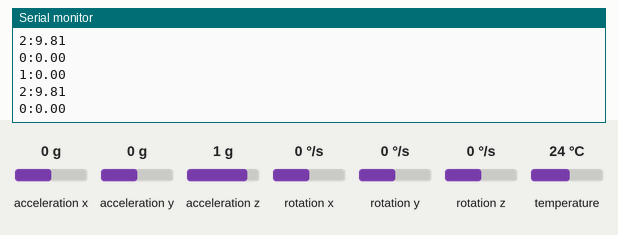
Recording of a sketch running on a simulated Arduino Uno, built with avr-gcc and run on an emulated ATmega328P. Shown: the last lines printed to the serial monitor. The inputs (shaded band) are chosen by the test bench; at power-on: acceleration x 0 g, acceleration z 1 g, acceleration y 0 g, rotation x 0 °/s, rotation y 0 °/s, rotation z 0 °/s, temperature 24 °C.

Above: at 1.3 s.
1.4 s: acceleration x set to -1.4 g
At 1.9 s:
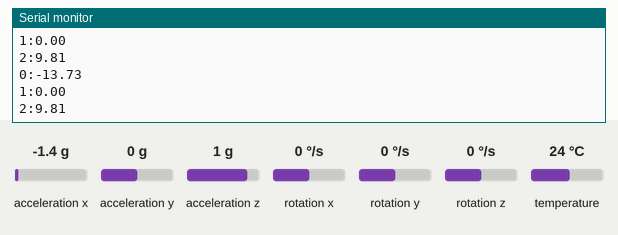
2.9 s: acceleration z set to -0.8 g
At 3.6 s:
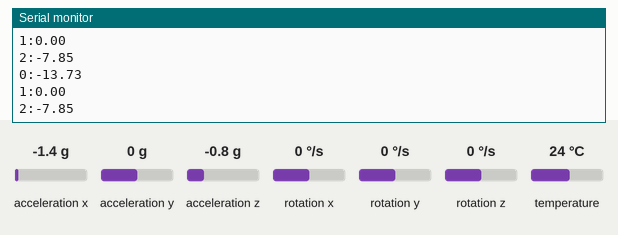
5.9 s: acceleration y set to -1.4 g
At 6.4 s:
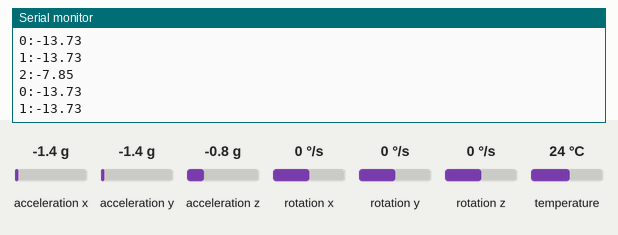
Timing chart, 0 to 8.9 s (numbered marks = the images above; inputs shaded):
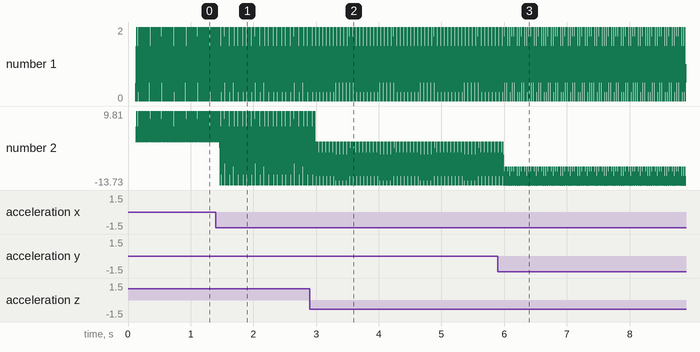

Measured:
- after the input at 1.4 s, the serial monitor: prints a new line after 0.07 s (image 1)
- after the input at 2.9 s, the serial monitor: prints a new line after 0.11 s (image 2)
- after the input at 5.9 s, the serial monitor: prints a new line after 0.10 s (image 3)
- plotted number 2: 9.81 → -7.85 after the input at 2.9 s, -7.85 → -13.7 after the input at 5.9 s

The sketch:

Arduino.ino
```cpp
#include <Adafruit_MPU6050.h> // Accelerometer
#include <Adafruit_Sensor.h> // Accelerometer
#include <Wire.h> // For I2C

Adafruit_MPU6050 mpu; // Accelerometer

void printDataToSerial(sensors_event_t a);

void setup() {
  Serial.begin(9600);

  while (!Serial){}

  Serial.println("Serial connection established.");
  Serial.println("Connecting to accelerometer.");

    // Try to initialize mpu6050
  if (!mpu.begin()) {
    while (1) {Serial.print('.');}
  }

  Serial.println("Accelerometer connected.");

  // set accelerometer range to +-2G (Options: 2, 4, 8, 16)
  mpu.setAccelerometerRange(MPU6050_RANGE_2_G);

  // set low pass filter bandwidth to 21 Hz (Options: 5, 10, 21, 44, 94, 184, 260)
  mpu.setFilterBandwidth(MPU6050_BAND_21_HZ);

  delay(100);
}

// ------------------------- MAIN LOOP ------------------------- //
void loop() {
  /* Get new sensor events with the readings */
  sensors_event_t a, g, t; // Acceleration, gyroscopic reading, temperature (from MPU6050)
  mpu.getEvent(&a, &g, &t);

  printDataToSerial(a);
}
// ------------------------ ^MAIN LOOP^ ------------------------ //

void printDataToSerial(sensors_event_t a) {
  float arr [] = {a.acceleration.x, a.acceleration.y, a.acceleration.z};
  for (int i=0; i<sizeof(arr)/sizeof(arr [0]); i++) {
    Serial.print(i);
    Serial.print(":");
    Serial.println(arr[i]);
  }
}
```
